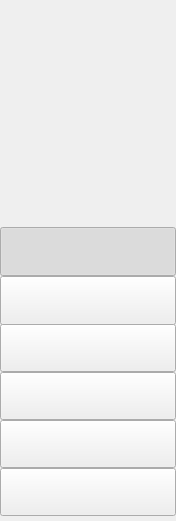
     <widget class="QWidget" name="systemContext" native="true">
      <property name="geometry">
       <rect>
        <x>0</x>
        <y>-1</y>
        <width>176</width>
        <height>521</height>
       </rect>
      </property>
      <widget class="QPushButton" name="systemMenu_4">
       <property name="geometry">
        <rect>
         <x>0</x>
         <y>372</y>
         <width>176</width>
         <height>48</height>
        </rect>
       </property>
       <property name="icon">
        <iconset resource="images.qrc">
         <normaloff>:/system/images/system/subMenu_5~.png</normaloff>
         <normalon>:/system/images/system/subMenu_5.png</normalon>:/system/images/system/subMenu_5~.png</iconset>
       </property>
       <property name="iconSize">
        <size>
         <width>176</width>
         <height>50</height>
        </size>
       </property>
       <property name="checkable">
        <bool>true</bool>
       </property>
       <property name="checked">
        <bool>false</bool>
       </property>
       <property name="autoExclusive">
        <bool>true</bool>
       </property>
      </widget>
      <widget class="QLabel" name="systemHeader">
       <property name="geometry">
        <rect>
         <x>0</x>
         <y>207</y>
         <width>176</width>
         <height>20</height>
        </rect>
       </property>
       <property name="text">
        <string/>
       </property>
       <property name="pixmap">
        <pixmap resource="images.qrc">:/system/images/system/subMenu_1.png</pixmap>
       </property>
      </widget>
      <widget class="QPushButton" name="systemMenu_2">
       <property name="geometry">
        <rect>
         <x>0</x>
         <y>276</y>
         <width>176</width>
         <height>49</height>
        </rect>
       </property>
       <property name="icon">
        <iconset resource="images.qrc">
         <normaloff>:/system/images/system/subMenu_3~.png</normaloff>
         <normalon>:/system/images/system/subMenu_3.png</normalon>:/system/images/system/subMenu_3~.png</iconset>
       </property>
       <property name="iconSize">
        <size>
         <width>176</width>
         <height>50</height>
        </size>
       </property>
       <property name="checkable">
        <bool>true</bool>
       </property>
       <property name="checked">
        <bool>false</bool>
       </property>
       <property name="autoExclusive">
        <bool>true</bool>
       </property>
      </widget>
      <widget class="QPushButton" name="systemMenu_3">
       <property name="geometry">
        <rect>
         <x>0</x>
         <y>324</y>
         <width>176</width>
         <height>48</height>
        </rect>
       </property>
       <property name="icon">
        <iconset resource="images.qrc">
         <normaloff>:/system/images/system/subMenu_4~.png</normaloff>
         <normalon>:/system/images/system/subMenu_4.png</normalon>:/system/images/system/subMenu_4~.png</iconset>
       </property>
       <property name="iconSize">
        <size>
         <width>176</width>
         <height>50</height>
        </size>
       </property>
       <property name="checkable">
        <bool>true</bool>
       </property>
       <property name="checked">
        <bool>false</bool>
       </property>
       <property name="autoExclusive">
        <bool>true</bool>
       </property>
      </widget>
      <widget class="QPushButton" name="systemMenu_5">
       <property name="geometry">
        <rect>
         <x>0</x>
         <y>420</y>
         <width>176</width>
         <height>48</height>
        </rect>
       </property>
       <property name="icon">
        <iconset resource="images.qrc">
         <normaloff>:/system/images/system/subMenu_6~.png</normaloff>
         <normalon>:/system/images/system/subMenu_6.png</normalon>:/system/images/system/subMenu_6~.png</iconset>
       </property>
       <property name="iconSize">
        <size>
         <width>176</width>
         <height>358</height>
        </size>
       </property>
       <property name="checkable">
        <bool>true</bool>
       </property>
       <property name="checked">
        <bool>false</bool>
       </property>
       <property name="autoExclusive">
        <bool>true</bool>
       </property>
      </widget>
      <widget class="QLabel" name="systemBottom">
       <property name="geometry">
        <rect>
         <x>0</x>
         <y>586</y>
         <width>176</width>
         <height>13</height>
        </rect>
       </property>
       <property name="text">
        <string/>
       </property>
       <property name="pixmap">
        <pixmap resource="images.qrc">:/addtion/images/addition/subMenu_1.png</pixmap>
       </property>
      </widget>
      <widget class="QPushButton" name="systemMenu_6">
       <property name="geometry">
        <rect>
         <x>0</x>
         <y>468</y>
         <width>176</width>
         <height>48</height>
        </rect>
       </property>
       <property name="icon">
        <iconset resource="images.qrc">
         <normaloff>:/system/images/system/subMenu_7~.png</normaloff>
         <normalon>:/system/images/system/subMenu_7.png</normalon>:/system/images/system/subMenu_7~.png</iconset>
       </property>
       <property name="iconSize">
        <size>
         <width>176</width>
         <height>358</height>
        </size>
       </property>
       <property name="checkable">
        <bool>true</bool>
       </property>
       <property name="checked">
        <bool>false</bool>
       </property>
       <property name="autoExclusive">
        <bool>true</bool>
       </property>
      </widget>
      <widget class="QPushButton" name="systemMenu_1">
       <property name="geometry">
        <rect>
         <x>0</x>
         <y>227</y>
         <width>176</width>
         <height>49</height>
        </rect>
       </property>
       <property name="icon">
        <iconset resource="images.qrc">
         <normaloff>:/system/images/system/subMenu_2~.png</normaloff>
         <normalon>:/system/images/system/subMenu_2.png</normalon>:/system/images/system/subMenu_2~.png</iconset>
       </property>
       <property name="iconSize">
        <size>
         <width>176</width>
         <height>50</height>
        </size>
       </property>
       <property name="checkable">
        <bool>true</bool>
       </property>
       <property name="checked">
        <bool>true</bool>
       </property>
       <property name="autoExclusive">
        <bool>true</bool>
       </property>
      </widget>
     </widget>
